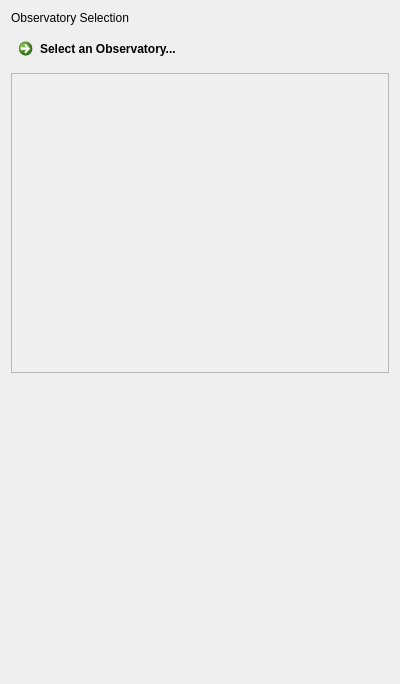
<?xml version="1.0" encoding="UTF-8"?>
<ui version="4.0">
 <class>spaceCraftSelectionProperties</class>
 <widget class="QWidget" name="spaceCraftSelectionProperties">
  <property name="geometry">
   <rect>
    <x>0</x>
    <y>0</y>
    <width>400</width>
    <height>684</height>
   </rect>
  </property>
  <property name="windowTitle">
   <string>Form</string>
  </property>
  <layout class="QGridLayout" name="gridLayout">
   <item row="0" column="0">
    <widget class="QLabel" name="SelectionInstruction">
     <property name="text">
      <string>Observatory Selection</string>
     </property>
    </widget>
   </item>
   <item row="3" column="0">
    <spacer name="verticalSpacer">
     <property name="orientation">
      <enum>Qt::Vertical</enum>
     </property>
     <property name="sizeHint" stdset="0">
      <size>
       <width>20</width>
       <height>40</height>
      </size>
     </property>
    </spacer>
   </item>
   <item row="1" column="0">
    <widget class="QCommandLinkButton" name="ObservatorySelectionButton">
     <property name="text">
      <string>Select an Observatory...</string>
     </property>
    </widget>
   </item>
   <item row="2" column="0">
    <widget class="QScrollArea" name="ObservatoryList">
     <property name="widgetResizable">
      <bool>true</bool>
     </property>
     <widget class="QWidget" name="ObservatoryListContents">
      <property name="geometry">
       <rect>
        <x>0</x>
        <y>0</y>
        <width>374</width>
        <height>289</height>
       </rect>
      </property>
     </widget>
    </widget>
   </item>
  </layout>
 </widget>
 <resources/>
 <connections>
  <connection>
   <sender>ObservatorySelectionButton</sender>
   <signal>clicked()</signal>
   <receiver>ObservatoryList</receiver>
   <slot>show()</slot>
   <hints>
    <hint type="sourcelabel">
     <x>199</x>
     <y>55</y>
    </hint>
    <hint type="destinationlabel">
     <x>199</x>
     <y>225</y>
    </hint>
   </hints>
  </connection>
 </connections>
</ui>
